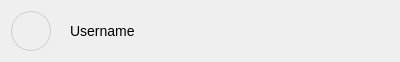
<?xml version="1.0" encoding="UTF-8"?>
<ui version="4.0">
 <class>UserChatItemWidget</class>
 <widget class="QWidget" name="UserChatItemWidget">
  <property name="geometry">
   <rect>
    <x>0</x>
    <y>0</y>
    <width>400</width>
    <height>58</height>
   </rect>
  </property>
  <layout class="QHBoxLayout" name="horizontalLayout">
   <item>
    <widget class="QLabel" name="profilePicture">
     <property name="minimumSize">
      <size>
       <width>40</width>
       <height>40</height>
      </size>
     </property>
     <property name="maximumSize">
      <size>
       <width>40</width>
       <height>40</height>
      </size>
     </property>
     <property name="styleSheet">
      <string notr="true">
       border-radius: 20px;
       border: 1px solid #ccc;
      </string>
     </property>
     <property name="pixmap">
      <pixmap resource="icons.qrc">:/icons/user.png</pixmap>
     </property>
     <property name="scaledContents">
      <bool>true</bool>
     </property>
    </widget>
   </item>
   <item>
    <widget class="QLabel" name="username">
     <property name="styleSheet">
      <string notr="true">
       font-size: 14px;
       padding-left: 10px;
      </string>
     </property>
     <property name="text">
      <string>Username</string>
     </property>
    </widget>
   </item>
  </layout>
 </widget>
 <resources>
  <include location="icons.qrc"/>
 </resources>
 <connections/>
</ui>
